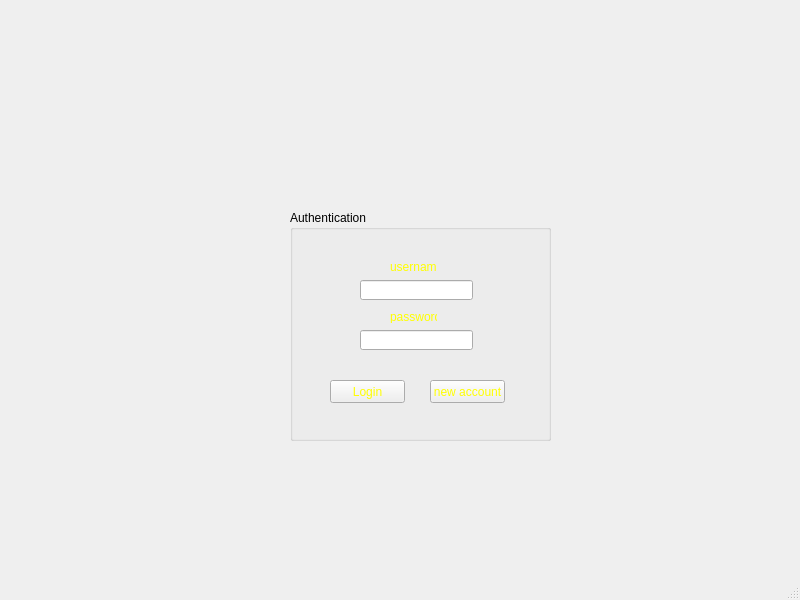
<?xml version="1.0" encoding="UTF-8"?>
<ui version="4.0">
 <class>MainWindow</class>
 <widget class="QMainWindow" name="MainWindow">
  <property name="geometry">
   <rect>
    <x>0</x>
    <y>0</y>
    <width>800</width>
    <height>600</height>
   </rect>
  </property>
  <property name="minimumSize">
   <size>
    <width>800</width>
    <height>600</height>
   </size>
  </property>
  <property name="maximumSize">
   <size>
    <width>800</width>
    <height>600</height>
   </size>
  </property>
  <property name="windowTitle">
   <string>MainWindow</string>
  </property>
  <property name="autoFillBackground">
   <bool>false</bool>
  </property>
  <property name="styleSheet">
   <string notr="true">background-image: url(:/images/img/launchScreen.png);
</string>
  </property>
  <widget class="QWidget" name="centralwidget">
   <widget class="QGroupBox" name="groupBox">
    <property name="geometry">
     <rect>
      <x>290</x>
      <y>210</y>
      <width>261</width>
      <height>231</height>
     </rect>
    </property>
    <property name="title">
     <string>Authentication</string>
    </property>
    <widget class="QLineEdit" name="lineEdit_password">
     <property name="geometry">
      <rect>
       <x>70</x>
       <y>120</y>
       <width>113</width>
       <height>20</height>
      </rect>
     </property>
     <property name="palette">
      <palette>
       <active>
        <colorrole role="WindowText">
         <brush brushstyle="SolidPattern">
          <color alpha="255">
           <red>85</red>
           <green>255</green>
           <blue>0</blue>
          </color>
         </brush>
        </colorrole>
        <colorrole role="Text">
         <brush brushstyle="SolidPattern">
          <color alpha="255">
           <red>85</red>
           <green>255</green>
           <blue>0</blue>
          </color>
         </brush>
        </colorrole>
        <colorrole role="ButtonText">
         <brush brushstyle="SolidPattern">
          <color alpha="255">
           <red>85</red>
           <green>255</green>
           <blue>0</blue>
          </color>
         </brush>
        </colorrole>
        <colorrole role="PlaceholderText">
         <brush brushstyle="SolidPattern">
          <color alpha="128">
           <red>85</red>
           <green>255</green>
           <blue>0</blue>
          </color>
         </brush>
        </colorrole>
       </active>
       <inactive>
        <colorrole role="WindowText">
         <brush brushstyle="SolidPattern">
          <color alpha="255">
           <red>85</red>
           <green>255</green>
           <blue>0</blue>
          </color>
         </brush>
        </colorrole>
        <colorrole role="Text">
         <brush brushstyle="SolidPattern">
          <color alpha="255">
           <red>85</red>
           <green>255</green>
           <blue>0</blue>
          </color>
         </brush>
        </colorrole>
        <colorrole role="ButtonText">
         <brush brushstyle="SolidPattern">
          <color alpha="255">
           <red>85</red>
           <green>255</green>
           <blue>0</blue>
          </color>
         </brush>
        </colorrole>
        <colorrole role="PlaceholderText">
         <brush brushstyle="SolidPattern">
          <color alpha="128">
           <red>85</red>
           <green>255</green>
           <blue>0</blue>
          </color>
         </brush>
        </colorrole>
       </inactive>
       <disabled>
        <colorrole role="WindowText">
         <brush brushstyle="SolidPattern">
          <color alpha="255">
           <red>120</red>
           <green>120</green>
           <blue>120</blue>
          </color>
         </brush>
        </colorrole>
        <colorrole role="Text">
         <brush brushstyle="SolidPattern">
          <color alpha="255">
           <red>120</red>
           <green>120</green>
           <blue>120</blue>
          </color>
         </brush>
        </colorrole>
        <colorrole role="ButtonText">
         <brush brushstyle="SolidPattern">
          <color alpha="255">
           <red>120</red>
           <green>120</green>
           <blue>120</blue>
          </color>
         </brush>
        </colorrole>
        <colorrole role="PlaceholderText">
         <brush brushstyle="SolidPattern">
          <color alpha="128">
           <red>85</red>
           <green>255</green>
           <blue>0</blue>
          </color>
         </brush>
        </colorrole>
       </disabled>
      </palette>
     </property>
     <property name="echoMode">
      <enum>QLineEdit::Password</enum>
     </property>
    </widget>
    <widget class="QLineEdit" name="lineEdit_username">
     <property name="geometry">
      <rect>
       <x>70</x>
       <y>70</y>
       <width>113</width>
       <height>20</height>
      </rect>
     </property>
     <property name="palette">
      <palette>
       <active>
        <colorrole role="WindowText">
         <brush brushstyle="SolidPattern">
          <color alpha="255">
           <red>85</red>
           <green>255</green>
           <blue>0</blue>
          </color>
         </brush>
        </colorrole>
        <colorrole role="Text">
         <brush brushstyle="SolidPattern">
          <color alpha="255">
           <red>85</red>
           <green>255</green>
           <blue>0</blue>
          </color>
         </brush>
        </colorrole>
        <colorrole role="PlaceholderText">
         <brush brushstyle="SolidPattern">
          <color alpha="128">
           <red>85</red>
           <green>255</green>
           <blue>0</blue>
          </color>
         </brush>
        </colorrole>
       </active>
       <inactive>
        <colorrole role="WindowText">
         <brush brushstyle="SolidPattern">
          <color alpha="255">
           <red>85</red>
           <green>255</green>
           <blue>0</blue>
          </color>
         </brush>
        </colorrole>
        <colorrole role="Text">
         <brush brushstyle="SolidPattern">
          <color alpha="255">
           <red>85</red>
           <green>255</green>
           <blue>0</blue>
          </color>
         </brush>
        </colorrole>
        <colorrole role="PlaceholderText">
         <brush brushstyle="SolidPattern">
          <color alpha="128">
           <red>85</red>
           <green>255</green>
           <blue>0</blue>
          </color>
         </brush>
        </colorrole>
       </inactive>
       <disabled>
        <colorrole role="WindowText">
         <brush brushstyle="SolidPattern">
          <color alpha="255">
           <red>120</red>
           <green>120</green>
           <blue>120</blue>
          </color>
         </brush>
        </colorrole>
        <colorrole role="Text">
         <brush brushstyle="SolidPattern">
          <color alpha="255">
           <red>120</red>
           <green>120</green>
           <blue>120</blue>
          </color>
         </brush>
        </colorrole>
        <colorrole role="PlaceholderText">
         <brush brushstyle="SolidPattern">
          <color alpha="128">
           <red>0</red>
           <green>0</green>
           <blue>0</blue>
          </color>
         </brush>
        </colorrole>
       </disabled>
      </palette>
     </property>
    </widget>
    <widget class="QLabel" name="label">
     <property name="geometry">
      <rect>
       <x>100</x>
       <y>50</y>
       <width>47</width>
       <height>13</height>
      </rect>
     </property>
     <property name="text">
      <string>&lt;html&gt;&lt;head/&gt;&lt;body&gt;&lt;p&gt;&lt;span style=&quot; color:#ffff00;&quot;&gt;username&lt;/span&gt;&lt;/p&gt;&lt;/body&gt;&lt;/html&gt;</string>
     </property>
    </widget>
    <widget class="QLabel" name="label_2">
     <property name="geometry">
      <rect>
       <x>100</x>
       <y>100</y>
       <width>47</width>
       <height>13</height>
      </rect>
     </property>
     <property name="text">
      <string>&lt;html&gt;&lt;head/&gt;&lt;body&gt;&lt;p&gt;&lt;span style=&quot; color:#ffff00;&quot;&gt;password&lt;/span&gt;&lt;/p&gt;&lt;/body&gt;&lt;/html&gt;</string>
     </property>
    </widget>
    <widget class="QPushButton" name="pushButton_login">
     <property name="geometry">
      <rect>
       <x>40</x>
       <y>170</y>
       <width>75</width>
       <height>23</height>
      </rect>
     </property>
     <property name="palette">
      <palette>
       <active>
        <colorrole role="WindowText">
         <brush brushstyle="SolidPattern">
          <color alpha="255">
           <red>255</red>
           <green>255</green>
           <blue>0</blue>
          </color>
         </brush>
        </colorrole>
        <colorrole role="Text">
         <brush brushstyle="SolidPattern">
          <color alpha="255">
           <red>255</red>
           <green>255</green>
           <blue>0</blue>
          </color>
         </brush>
        </colorrole>
        <colorrole role="ButtonText">
         <brush brushstyle="SolidPattern">
          <color alpha="255">
           <red>255</red>
           <green>255</green>
           <blue>0</blue>
          </color>
         </brush>
        </colorrole>
        <colorrole role="PlaceholderText">
         <brush brushstyle="SolidPattern">
          <color alpha="128">
           <red>255</red>
           <green>255</green>
           <blue>0</blue>
          </color>
         </brush>
        </colorrole>
       </active>
       <inactive>
        <colorrole role="WindowText">
         <brush brushstyle="SolidPattern">
          <color alpha="255">
           <red>255</red>
           <green>255</green>
           <blue>0</blue>
          </color>
         </brush>
        </colorrole>
        <colorrole role="Text">
         <brush brushstyle="SolidPattern">
          <color alpha="255">
           <red>255</red>
           <green>255</green>
           <blue>0</blue>
          </color>
         </brush>
        </colorrole>
        <colorrole role="ButtonText">
         <brush brushstyle="SolidPattern">
          <color alpha="255">
           <red>255</red>
           <green>255</green>
           <blue>0</blue>
          </color>
         </brush>
        </colorrole>
        <colorrole role="PlaceholderText">
         <brush brushstyle="SolidPattern">
          <color alpha="128">
           <red>255</red>
           <green>255</green>
           <blue>0</blue>
          </color>
         </brush>
        </colorrole>
       </inactive>
       <disabled>
        <colorrole role="WindowText">
         <brush brushstyle="SolidPattern">
          <color alpha="255">
           <red>120</red>
           <green>120</green>
           <blue>120</blue>
          </color>
         </brush>
        </colorrole>
        <colorrole role="Text">
         <brush brushstyle="SolidPattern">
          <color alpha="255">
           <red>120</red>
           <green>120</green>
           <blue>120</blue>
          </color>
         </brush>
        </colorrole>
        <colorrole role="ButtonText">
         <brush brushstyle="SolidPattern">
          <color alpha="255">
           <red>120</red>
           <green>120</green>
           <blue>120</blue>
          </color>
         </brush>
        </colorrole>
        <colorrole role="PlaceholderText">
         <brush brushstyle="SolidPattern">
          <color alpha="128">
           <red>0</red>
           <green>0</green>
           <blue>0</blue>
          </color>
         </brush>
        </colorrole>
       </disabled>
      </palette>
     </property>
     <property name="text">
      <string>Login</string>
     </property>
     <property name="checkable">
      <bool>false</bool>
     </property>
    </widget>
    <widget class="QPushButton" name="pushButton_newAccount">
     <property name="geometry">
      <rect>
       <x>140</x>
       <y>170</y>
       <width>75</width>
       <height>23</height>
      </rect>
     </property>
     <property name="palette">
      <palette>
       <active>
        <colorrole role="WindowText">
         <brush brushstyle="SolidPattern">
          <color alpha="255">
           <red>255</red>
           <green>255</green>
           <blue>0</blue>
          </color>
         </brush>
        </colorrole>
        <colorrole role="Text">
         <brush brushstyle="SolidPattern">
          <color alpha="255">
           <red>255</red>
           <green>255</green>
           <blue>0</blue>
          </color>
         </brush>
        </colorrole>
        <colorrole role="ButtonText">
         <brush brushstyle="SolidPattern">
          <color alpha="255">
           <red>255</red>
           <green>255</green>
           <blue>0</blue>
          </color>
         </brush>
        </colorrole>
        <colorrole role="PlaceholderText">
         <brush brushstyle="SolidPattern">
          <color alpha="128">
           <red>255</red>
           <green>255</green>
           <blue>0</blue>
          </color>
         </brush>
        </colorrole>
       </active>
       <inactive>
        <colorrole role="WindowText">
         <brush brushstyle="SolidPattern">
          <color alpha="255">
           <red>255</red>
           <green>255</green>
           <blue>0</blue>
          </color>
         </brush>
        </colorrole>
        <colorrole role="Text">
         <brush brushstyle="SolidPattern">
          <color alpha="255">
           <red>255</red>
           <green>255</green>
           <blue>0</blue>
          </color>
         </brush>
        </colorrole>
        <colorrole role="ButtonText">
         <brush brushstyle="SolidPattern">
          <color alpha="255">
           <red>255</red>
           <green>255</green>
           <blue>0</blue>
          </color>
         </brush>
        </colorrole>
        <colorrole role="PlaceholderText">
         <brush brushstyle="SolidPattern">
          <color alpha="128">
           <red>255</red>
           <green>255</green>
           <blue>0</blue>
          </color>
         </brush>
        </colorrole>
       </inactive>
       <disabled>
        <colorrole role="WindowText">
         <brush brushstyle="SolidPattern">
          <color alpha="255">
           <red>120</red>
           <green>120</green>
           <blue>120</blue>
          </color>
         </brush>
        </colorrole>
        <colorrole role="Text">
         <brush brushstyle="SolidPattern">
          <color alpha="255">
           <red>120</red>
           <green>120</green>
           <blue>120</blue>
          </color>
         </brush>
        </colorrole>
        <colorrole role="ButtonText">
         <brush brushstyle="SolidPattern">
          <color alpha="255">
           <red>120</red>
           <green>120</green>
           <blue>120</blue>
          </color>
         </brush>
        </colorrole>
        <colorrole role="PlaceholderText">
         <brush brushstyle="SolidPattern">
          <color alpha="128">
           <red>0</red>
           <green>0</green>
           <blue>0</blue>
          </color>
         </brush>
        </colorrole>
       </disabled>
      </palette>
     </property>
     <property name="text">
      <string>new account</string>
     </property>
    </widget>
   </widget>
  </widget>
  <widget class="QMenuBar" name="menubar">
   <property name="geometry">
    <rect>
     <x>0</x>
     <y>0</y>
     <width>800</width>
     <height>21</height>
    </rect>
   </property>
  </widget>
  <widget class="QStatusBar" name="statusbar">
   <property name="palette">
    <palette>
     <active>
      <colorrole role="WindowText">
       <brush brushstyle="SolidPattern">
        <color alpha="255">
         <red>255</red>
         <green>0</green>
         <blue>0</blue>
        </color>
       </brush>
      </colorrole>
      <colorrole role="ButtonText">
       <brush brushstyle="SolidPattern">
        <color alpha="255">
         <red>255</red>
         <green>0</green>
         <blue>0</blue>
        </color>
       </brush>
      </colorrole>
      <colorrole role="LinkVisited">
       <brush brushstyle="SolidPattern">
        <color alpha="255">
         <red>255</red>
         <green>0</green>
         <blue>0</blue>
        </color>
       </brush>
      </colorrole>
      <colorrole role="ToolTipText">
       <brush brushstyle="SolidPattern">
        <color alpha="255">
         <red>255</red>
         <green>0</green>
         <blue>0</blue>
        </color>
       </brush>
      </colorrole>
     </active>
     <inactive>
      <colorrole role="WindowText">
       <brush brushstyle="SolidPattern">
        <color alpha="255">
         <red>255</red>
         <green>0</green>
         <blue>0</blue>
        </color>
       </brush>
      </colorrole>
      <colorrole role="ButtonText">
       <brush brushstyle="SolidPattern">
        <color alpha="255">
         <red>255</red>
         <green>0</green>
         <blue>0</blue>
        </color>
       </brush>
      </colorrole>
      <colorrole role="LinkVisited">
       <brush brushstyle="SolidPattern">
        <color alpha="255">
         <red>255</red>
         <green>0</green>
         <blue>0</blue>
        </color>
       </brush>
      </colorrole>
      <colorrole role="ToolTipText">
       <brush brushstyle="SolidPattern">
        <color alpha="255">
         <red>255</red>
         <green>0</green>
         <blue>0</blue>
        </color>
       </brush>
      </colorrole>
     </inactive>
     <disabled>
      <colorrole role="WindowText">
       <brush brushstyle="SolidPattern">
        <color alpha="255">
         <red>120</red>
         <green>120</green>
         <blue>120</blue>
        </color>
       </brush>
      </colorrole>
      <colorrole role="ButtonText">
       <brush brushstyle="SolidPattern">
        <color alpha="255">
         <red>120</red>
         <green>120</green>
         <blue>120</blue>
        </color>
       </brush>
      </colorrole>
      <colorrole role="LinkVisited">
       <brush brushstyle="SolidPattern">
        <color alpha="255">
         <red>255</red>
         <green>0</green>
         <blue>0</blue>
        </color>
       </brush>
      </colorrole>
      <colorrole role="ToolTipText">
       <brush brushstyle="SolidPattern">
        <color alpha="255">
         <red>255</red>
         <green>0</green>
         <blue>0</blue>
        </color>
       </brush>
      </colorrole>
     </disabled>
    </palette>
   </property>
  </widget>
 </widget>
 <resources/>
 <connections/>
</ui>
